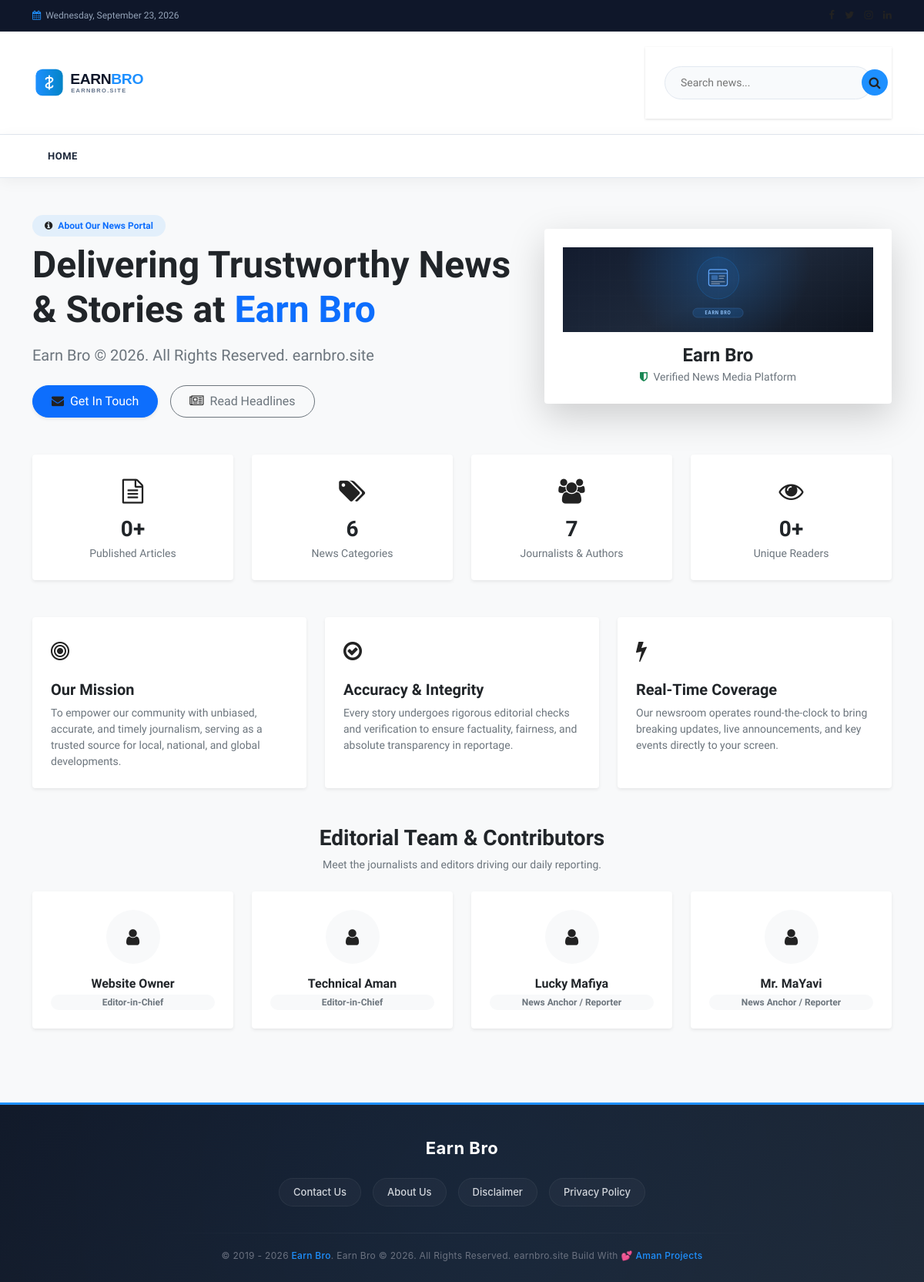
The page /aboutus.php on the database its author committed.
### tables this page shows
CREATE TABLE `settings` (
  `websitename` varchar(60) DEFAULT NULL,
  `favicon` varchar(255) DEFAULT NULL,
  `logo` varchar(255) DEFAULT NULL,
  `footerdesc` varchar(255) DEFAULT NULL,
  `keywords` text DEFAULT NULL,
  `watterMark` varchar(255) DEFAULT NULL,
  `workEmail` varchar(191) DEFAULT NULL,
  `websiteTitle` varchar(225) DEFAULT NULL,
  `websiteUrl` varchar(999) NOT NULL,
  `contactPhone` varchar(50) DEFAULT NULL,
  `contactAddress` text DEFAULT NULL,
  `metaDescription` text DEFAULT NULL,
  `metaAuthor` varchar(100) DEFAULT NULL,
  `robotsIndex` varchar(50) NOT NULL DEFAULT 'index, follow',
  `socialFacebook` varchar(255) DEFAULT NULL,
  `socialTwitter` varchar(255) DEFAULT NULL,
  `socialInstagram` varchar(255) DEFAULT NULL,
  `socialLinkedin` varchar(255) DEFAULT NULL,
  `socialYoutube` varchar(255) DEFAULT NULL,
  `socialWhatsapp` varchar(255) DEFAULT NULL,
  `googleAnalytics` text DEFAULT NULL,
  `googleAdsense` varchar(100) DEFAULT NULL,
  `customHeadCode` text DEFAULT NULL,
  `customFooterCode` text DEFAULT NULL,
  `maintenanceMode` tinyint(1) NOT NULL DEFAULT 0,
  `maintenanceMsg` text DEFAULT NULL,
  `mailDriver` varchar(20) NOT NULL DEFAULT 'mail',
  `smtpHost` varchar(191) DEFAULT NULL,
  `smtpPort` int(5) NOT NULL DEFAULT 587,
  `smtpUser` varchar(191) DEFAULT NULL,
  `smtpPass` text DEFAULT NULL,
  `smtpEncryption` varchar(10) NOT NULL DEFAULT 'tls',
  `smtpFromEmail` varchar(191) DEFAULT NULL,
  `smtpFromName` varchar(191) DEFAULT NULL
);

CREATE TABLE `user` (
  `user_id` int(10) UNSIGNED NOT NULL,
  `username` varchar(30) DEFAULT NULL,
  `first_name` varchar(30) NOT NULL,
  `last_name` varchar(30) NOT NULL,
  `phone` varchar(15) DEFAULT NULL,
  `email` varchar(225) DEFAULT NULL,
  `password` varchar(40) DEFAULT NULL,
  `role` int(11) NOT NULL DEFAULT 0,
  `userStatus` varchar(10) NOT NULL DEFAULT 'W',
  `rDate` timestamp NOT NULL DEFAULT current_timestamp(),
  `taken` int(11) DEFAULT NULL
);

### aboutus.php (the view, shortened to what this page needs)
<?php
include_once "header.php";
$total_posts = 0;
$total_cats = 0;
$total_authors = 0;
$total_visitors = 0;
$p_count_res = mysqli_query($conn, "SELECT COUNT(*) as cnt FROM post WHERE postStatus = 'Y'");
if ($p_count_res && $row = mysqli_fetch_assoc($p_count_res)) {
  $total_posts = (int)$row['cnt'];
}
$c_count_res = mysqli_query($conn, "SELECT COUNT(*) as cnt FROM category");
if ($c_count_res && $row = mysqli_fetch_assoc($c_count_res)) {
  $total_cats = (int)$row['cnt'];
}
$a_count_res = mysqli_query($conn, "SELECT COUNT(*) as cnt FROM user");
if ($a_count_res && $row = mysqli_fetch_assoc($a_count_res)) {
  $total_authors = (int)$row['cnt'];
}
$v_count_res = mysqli_query($conn, "SELECT COUNT(DISTINCT ip) as cnt FROM visitors");
if ($v_count_res && $row = mysqli_fetch_assoc($v_count_res)) {
  $total_visitors = (int)$row['cnt'];
}
$authors = [];
$author_query = "SELECT user_id, first_name, last_name, username, role FROM user ORDER BY user_id ASC LIMIT 4";
$author_res = mysqli_query($conn, $author_query);
if ($author_res && mysqli_num_rows($author_res) > 0) {
  while ($a_row = mysqli_fetch_assoc($author_res)) {
    $authors[] = $a_row;
  }
}
?>
<main class="py-5 bg-light">
  <div class="container">
    <div class="row align-items-center mb-5">
      <div class="col-lg-7 mb-4 mb-lg-0">
        <span class="badge bg-primary-soft text-primary px-3 py-2 rounded-pill fw-semibold mb-2">
          <i class="fa fa-info-circle me-1"></i> About Our News Portal
        </span>
        <h1 class="display-5 fw-bold text-dark mb-3">
          Delivering Trustworthy News &amp; Stories at <span class="text-primary"><?php echo htmlspecialchars($settings['websitename'] ?? 'Our Portal'); ?></span>
        </h1>
        <p class="lead text-muted mb-4">
          <?php echo htmlspecialchars($settings['footerdesc'] ?? 'We are dedicated to providing accurate, real-time, and comprehensive news coverage across technology, politics, sports, entertainment, and local community updates.'); ?>
        </p>
        <div class="d-flex gap-3 flex-wrap">
          <a href="contactus.php" class="btn btn-primary px-4 py-2 rounded-pill shadow-sm">
            <i class="fa fa-envelope me-1"></i> Get In Touch
          </a>
          <a href="index.php" class="btn btn-outline-secondary px-4 py-2 rounded-pill">
            <i class="fa fa-newspaper-o me-1"></i> Read Headlines
          </a>
        </div>
      </div>
      <div class="col-lg-5 text-center">
        <div class="card border-0 shadow-lg rounded-4 p-4 text-center bg-white position-relative">
          <?php if (!empty($settings['logo'])): ?>
            <img src="./assets/images/<?php echo htmlspecialchars($settings['logo']); ?>" alt="<?php echo htmlspecialchars($settings['websitename'] ?? ''); ?>" class="img-fluid mx-auto mb-3" style="max-height: 110px; object-fit: contain;">
          <?php else: ?>
            <div class="py-4 text-primary fs-1 fw-bold"><i class="fa fa-globe"></i></div>
          <?php endif; ?>
          <h4 class="fw-bold text-dark mb-1"><?php echo htmlspecialchars($settings['websitename'] ?? 'News Portal'); ?></h4>
          <p class="text-muted small mb-0"><i class="fa fa-shield text-success me-1"></i> Verified News Media Platform</p>
        </div>
      </div>
    </div>
    <div class="row g-4 mb-5">
      <div class="col-6 col-md-3">
        <div class="card border-0 shadow-sm rounded-4 p-4 text-center h-100 bg-white hover-card">
          <div class="text-primary fs-2 mb-2"><i class="fa fa-file-text-o"></i></div>
          <h3 class="fw-bold text-dark mb-1"><?php echo number_format($total_posts); ?>+</h3>
          <span class="text-muted small fw-semibold">Published Articles</span>
        </div>
      </div>
      <div class="col-6 col-md-3">
        <div class="card border-0 shadow-sm rounded-4 p-4 text-center h-100 bg-white hover-card">
          <div class="text-success fs-2 mb-2"><i class="fa fa-tags"></i></div>
          <h3 class="fw-bold text-dark mb-1"><?php echo number_format($total_cats); ?></h3>
          <span class="text-muted small fw-semibold">News Categories</span>
        </div>
      </div>
      <div class="col-6 col-md-3">
        <div class="card border-0 shadow-sm rounded-4 p-4 text-center h-100 bg-white hover-card">
          <div class="text-info fs-2 mb-2"><i class="fa fa-users"></i></div>
          <h3 class="fw-bold text-dark mb-1"><?php echo number_format($total_authors); ?></h3>
          <span class="text-muted small fw-semibold">Journalists &amp; Authors</span>
        </div>
      </div>
      <div class="col-6 col-md-3">
        <div class="card border-0 shadow-sm rounded-4 p-4 text-center h-100 bg-white hover-card">
          <div class="text-warning fs-2 mb-2"><i class="fa fa-eye"></i></div>
          <h3 class="fw-bold text-dark mb-1"><?php echo number_format($total_visitors); ?>+</h3>
          <span class="text-muted small fw-semibold">Unique Readers</span>
        </div>
      </div>
    </div>
    <div class="row g-4 mb-5">
      <div class="col-md-4">
        <div class="card border-0 shadow-sm rounded-4 p-4 h-100 bg-white">
          <div class="text-primary fs-3 mb-3"><i class="fa fa-bullseye"></i></div>
          <h4 class="fw-bold text-dark h5 mb-2">Our Mission</h4>
          <p class="text-muted small mb-0">
            To empower our community with unbiased, accurate, and timely journalism, serving as a trusted source for local, national, and global developments.
          </p>
        </div>
      </div>
      <div class="col-md-4">
        <div class="card border-0 shadow-sm rounded-4 p-4 h-100 bg-white">
          <div class="text-success fs-3 mb-3"><i class="fa fa-check-circle-o"></i></div>
          <h4 class="fw-bold text-dark h5 mb-2">Accuracy &amp; Integrity</h4>
          <p class="text-muted small mb-0">
            Every story undergoes rigorous editorial checks and verification to ensure factuality, fairness, and absolute transparency in reportage.
          </p>
        </div>
      </div>
      <div class="col-md-4">
        <div class="card border-0 shadow-sm rounded-4 p-4 h-100 bg-white">
          <div class="text-warning fs-3 mb-3"><i class="fa fa-bolt"></i></div>
          <h4 class="fw-bold text-dark h5 mb-2">Real-Time Coverage</h4>
          <p class="text-muted small mb-0">
            Our newsroom operates round-the-clock to bring breaking updates, live announcements, and key events directly to your screen.
          </p>
        </div>
      </div>
    </div>
    <?php if (!empty($authors)): ?>
      <div class="mb-5">
        <div class="text-center mb-4">
          <h3 class="fw-bold text-dark">Editorial Team &amp; Contributors</h3>
          <p class="text-muted small mx-auto" style="max-width: 500px;">Meet the journalists and editors driving our daily reporting.</p>
        </div>
        <div class="row g-4 justify-content-center">
          <?php foreach ($authors as $author):
            $full_name = trim(($author['first_name'] ?? '') . ' ' . ($author['last_name'] ?? ''));
            $role_title = ($author['role'] == 1) ? 'Editor-in-Chief' : (($author['role'] == 2) ? 'Senior Journalist' : 'News Anchor / Reporter');
          ?>
            <div class="col-6 col-md-3 text-center">
              <div class="card border-0 shadow-sm rounded-4 p-4 h-100 bg-white hover-card">
                <div class="mx-auto mb-3 rounded-circle bg-light d-flex align-items-center justify-content-center text-primary fw-bold" style="width: 70px; height: 70px; font-size: 1.5rem;">
                  <i class="fa fa-user"></i>
                </div>
                <h5 class="fw-bold text-dark h6 mb-1"><?php echo htmlspecialchars($full_name); ?></h5>
                <small class="badge bg-light text-secondary rounded-pill"><?php echo htmlspecialchars($role_title); ?></small>
              </div>
            </div>
          <?php endforeach; ?>
        </div>
      </div>
    <?php endif; ?>
  </div>
</main>
<?php include_once "footer.php"; ?>

### footer.php (shortened to what this page needs)
<?php
$footer_desc = $settings['footerdesc'] ?? '';
?>
<div id="footer">
  <div class="container">
    <div class="footer-content">
      <div class="footer-logo">
        <?php echo htmlspecialchars($settings['websitename'] ?? 'News Website'); ?>
      </div>
      <div class="footer-links">
        <a href="./contactus.php">Contact Us</a>
        <a href="./aboutus.php">About Us</a>
        <a href="./disclaimer.php">Disclaimer</a>
        <a href="./privacy-policy.php">Privacy Policy</a>
      </div>
      <div class="footer-divider"></div>
      <div class="copyright">
        &copy; 2019 - <?php echo date('Y'); ?>
        <a href="/"><?php echo htmlspecialchars($settings['websitename'] ?? 'News Portal'); ?></a>.
        <?php echo htmlspecialchars($footer_desc); ?> Build With 💕 <a href="https://amanprojects.com/" title="Aman Projects" target="_blank">Aman Projects</a>
      </div>
    </div>
  </div>
</body>
</html>

### rows shown on the page
settings: websitename "Earn Bro", footerdesc "Earn Bro © 2026. All Rights Reserved. earnbro.site"
user: full_name "Website Owner", role "Editor-in-Chief"
user: full_name "Technical Aman", role "Editor-in-Chief"
user: full_name "Lucky Mafiya", role "News Anchor / Reporter"
user: full_name "Mr. MaYavi", role "News Anchor / Reporter"

### other values the page prints
$total_posts "0"
$total_cats "6"
$total_authors "7"
$total_visitors "0"
